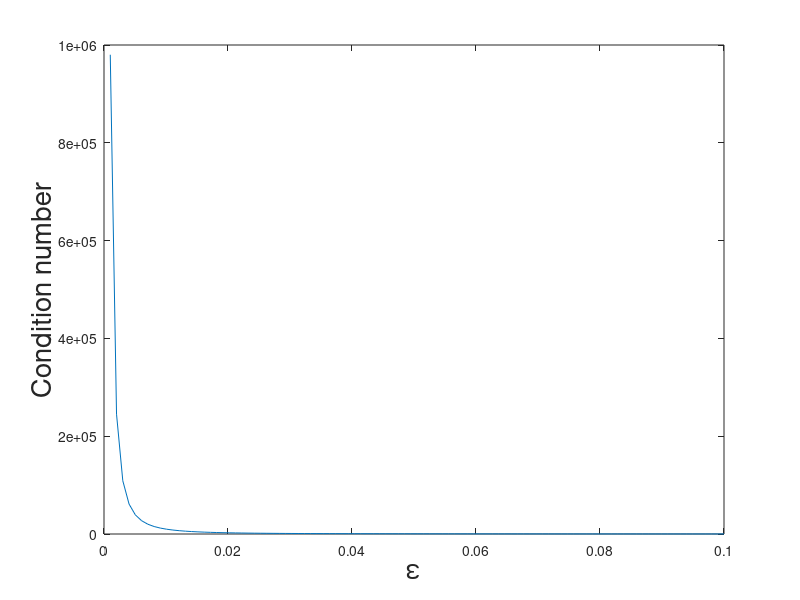

Write the MATLAB code that produced this figure.
a=linspace(0,.1,100);
c=(1/8*(4+4*a.^2+a.^4+sqrt(16-32*a.^2+24*a.^4+8*a.^6+a.^8)))./(1/8*(4+4*a.^2+a.^4-sqrt(16-32*a.^2+24*a.^4+8*a.^6+a.^8)));
plot(a,c);
xlabel('\epsilon','FontSize',20)
ylabel('Condition number','FontSize',20)
saveas(gcf,'andy_hw06_prb2_01.png')
